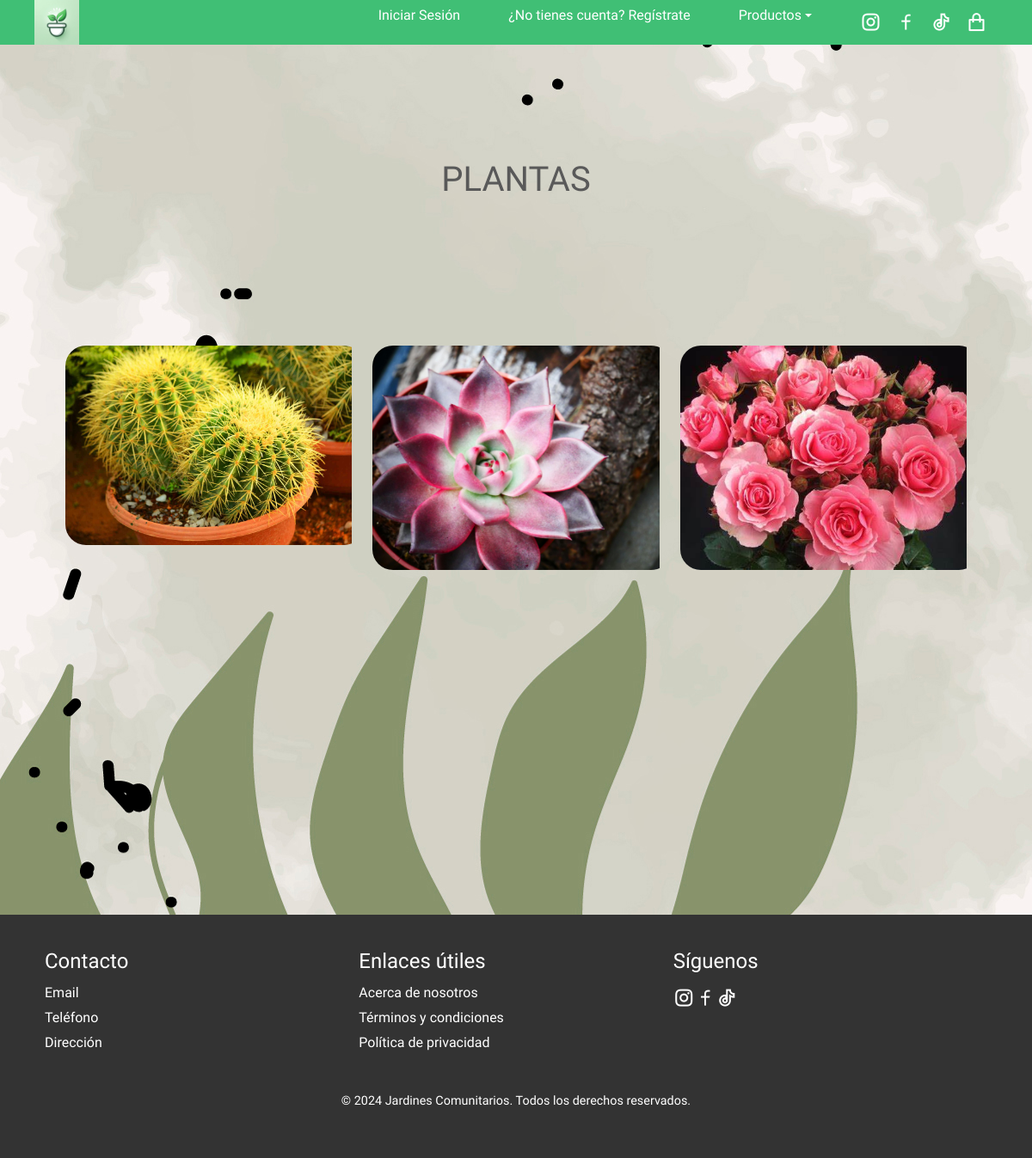
/alumnos/plantas, run on an earlier commit of the app's database.
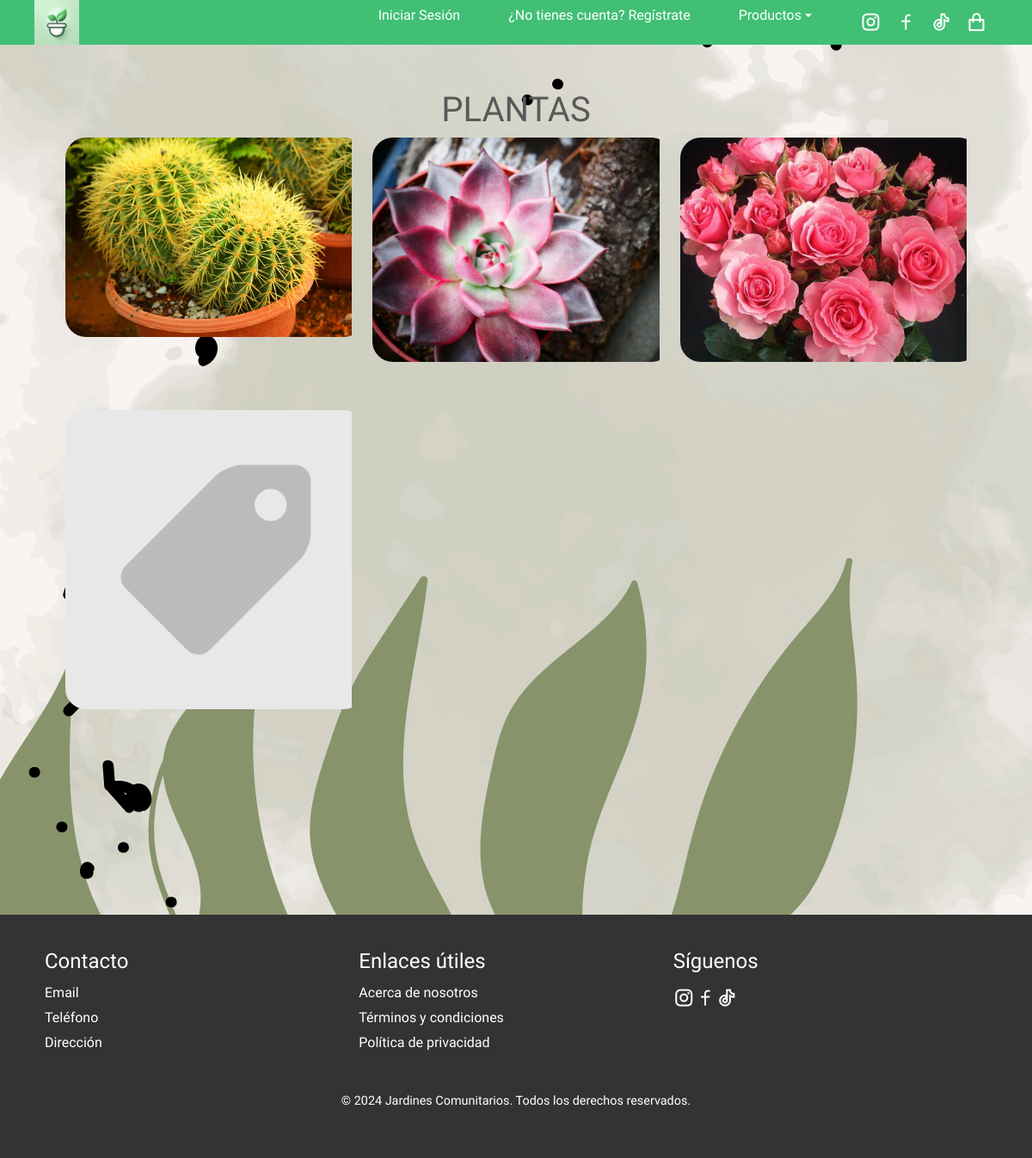
And on a later commit of the database.
### alumnos/models.py (models this page shows)
class Producto(models.Model):
    id_producto = models.CharField(primary_key=True, max_length=10)
    producto = models.CharField(max_length=20)
    precio = models.PositiveIntegerField()
    id_categoria = models.ForeignKey('Categoria',on_delete=models.CASCADE, db_column='idCategoria')
    imagen = models.ImageField(upload_to='productos/', default='media/default.png')
    activo = models.IntegerField()

### alumnos/views.py (the view)
# urls.py: path('plantas', views.plantas, name='plantas'),
def plantas(request):
    plantas=Producto.objects.raw('SELECT * FROM alumnos_producto WHERE idCategoria = 1')
    context={ "plantas":plantas,}
    return render(request, 'alumnos/plantas.html', context)

### alumnos/templates/alumnos/plantas.html (shortened to what this page needs)
{% extends "alumnos/base.html"%}
{% load crispy_forms_tags %}
{% load static %}
{% block css %}
<link rel="stylesheet" href="https://cdnjs.cloudflare.com/ajax/libs/remixicon/4.2.0/remixicon.min.css">
<link rel="stylesheet" type="text/css" href="{% static 'css/styles_cards.css' %}">
{% endblock %}
{% block content %}
<div class="container__card" style="margin-bottom: 20%;">
    <h1>PLANTAS</h1>
    <div class="card__container">
        {% for x in plantas %}
            <article class="card__article">
                <img src="{{ x.imagen.url }}" alt="{{ x.nombre }}" class="card__img producto-imagen">
            </article>
        {% endfor %}
    </div>
</div>
{% endblock %}

What changed in the data, as far as the page shows it:
added Producto: imagen (placeholder picture)
